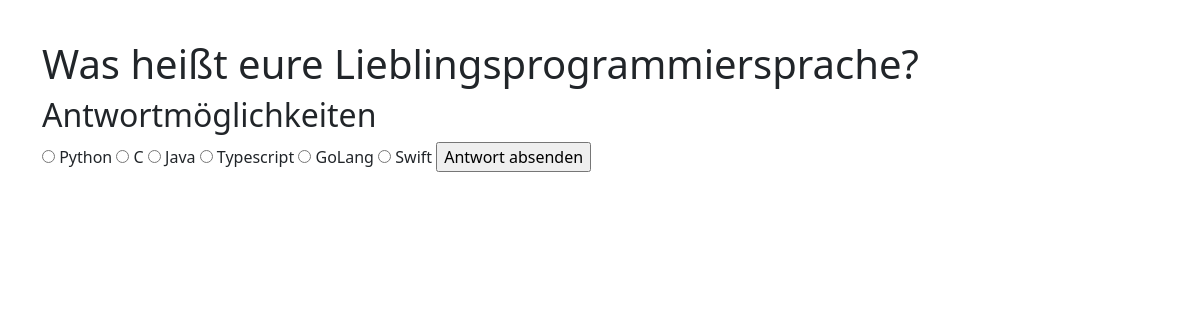
The page /poll/lieblingsprogrammiersprache/ on the database its author committed.
### polls/models.py (models this page shows, shortened)
class Poll(models.Model):
    name = models.CharField(max_length=256)
    slug = models.SlugField(unique=True)

class Choice(models.Model):
    poll = models.ForeignKey(to='Poll', on_delete=models.CASCADE)
    name = models.CharField(max_length=256)
    votes = models.IntegerField(default=0)
    notes = models.TextField(null=True, blank=True)

### polls/views.py (the view)
# urls.py: path('poll/<str:slug>/', umfrage_detail, name="umfrage-detail"),
def umfrage_detail(request, slug):
    context = {'umfrage': get_object_or_404(Poll, slug=slug)}
    return render(request=request, template_name='polls/umfrage.html', context=context)

### polls/templates/polls/umfrage.html (shortened to what this page needs)
{% extends 'polls/base.html' %}
{% block content %}
{% if umfrage %}
<h1>{{ umfrage.name }}</h1>
<h2>Antwortmöglichkeiten</h2>
{% if umfrage.choice_set.all %}
<form action="{% url 'vote' umfrage.slug %}" method="post">
    {% for choice in umfrage.choice_set.all %}
    <input type="radio" name="choice" value={{ choice.id }} id="choice{{ forloop.counter }}"/>
    <label> {{ choice.name }}</label>
    {% endfor %}
    <input type="submit" value="Antwort absenden">
</form>
{% else %}
<p>Leider wurde noch keine Antwortmöglichkeit hinterlegt</p>
{% endif %}
{% else %}
<h1>Es konnte keine Umfrage ausgegeben werden</h1>
{% endif %}
{% endblock %}

### rows shown on the page
Poll: name "Was heißt eure Lieblingsprogrammiersprache?"
Choice: name "Python"
Choice: name "C"
Choice: name "Java"
Choice: name "Typescript"
Choice: name "GoLang"
Choice: name "Swift"
